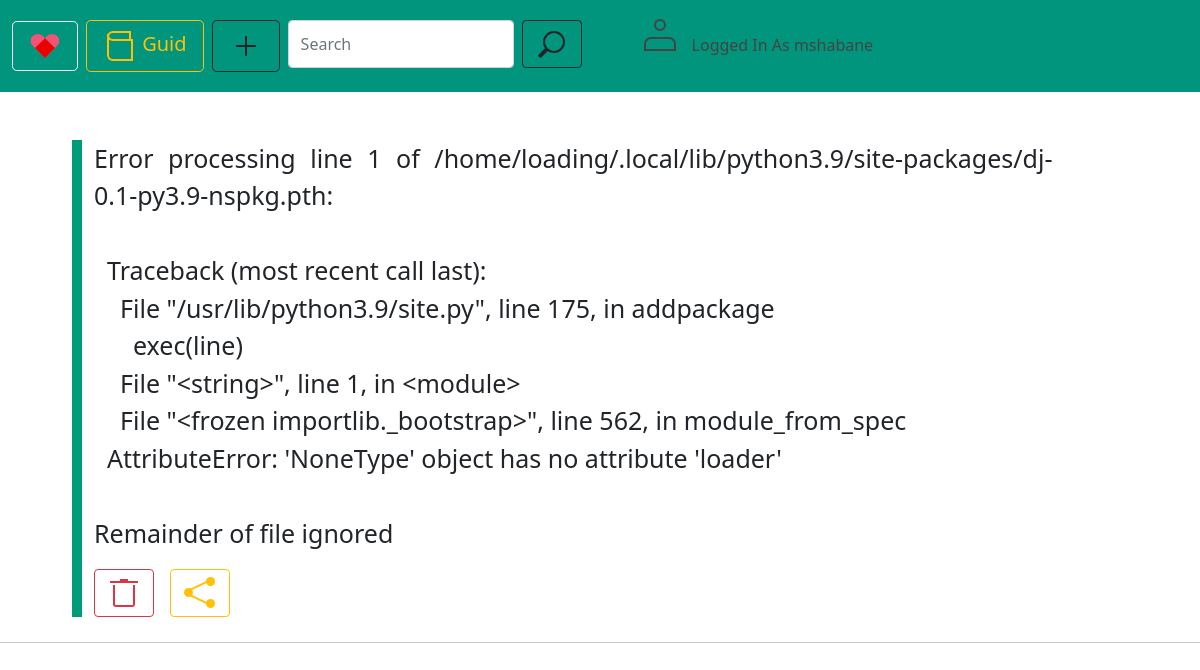
The page / (signed in) on the database as committed earlier.
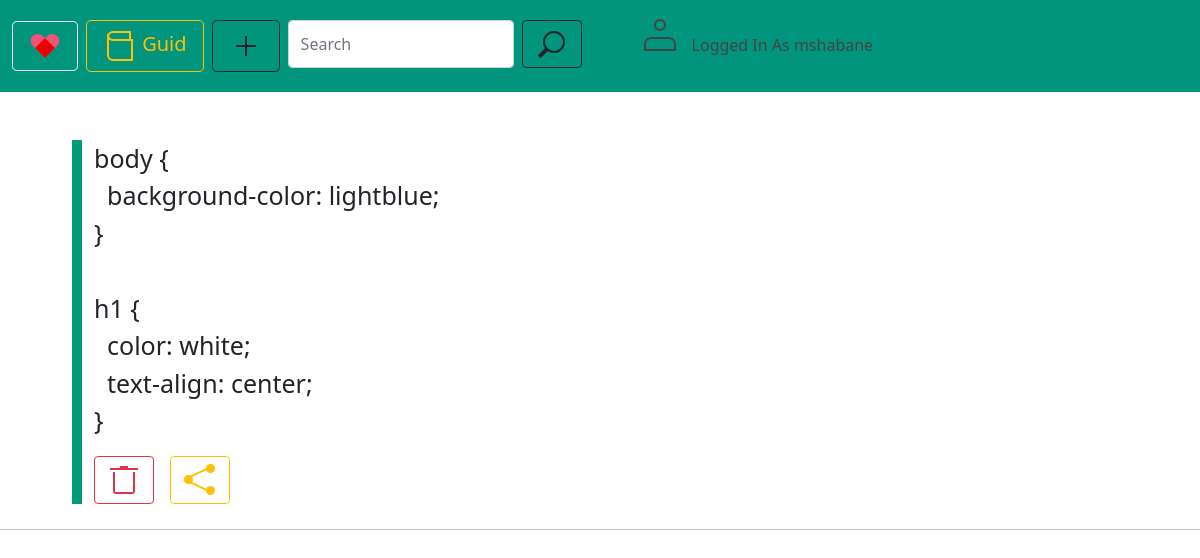
The same page on the database as committed later.
### clipboard/models.py (models this page shows)
class Clipboard(models.Model):
    text = models.TextField()
    author = models.ForeignKey(User, on_delete=CASCADE)
    link = models.CharField(max_length=6, null=True)
    def __str__(self) -> str:
        return self.text

### clipboard/views.py (the view)
# urls.py: path('', views.index),
def index(request):
    colors = [
        '#FF6F61;',
        '#6B5B95',
        '#009B77',
        '#DD4124',
        '#45B8AC',
        '#EFC050',
        '#7FCDCD',
    ]
    if(request.user.is_authenticated):
        text = Clipboard.objects.filter(author=request.user).order_by('-id')
    else:
            text = [
                "paste whatever you want",
            ]
    return render(request, 'index.html',
    {
        'text': text,
        'qcolor': colors[random.randint(0, len(colors)-1)]
    })

### clipboard/templates/index.html (shortened to what this page needs)
<html>
    <head>
        {% load static %}
        <link rel="stylesheet" href="{% static 'style/bootstrap/css/bootstrap.min.css' %}">
        <link rel="stylesheet" href="{% static 'style/clipboard.css' %}">
        <link rel="stylesheet" href="{% static 'style/icono.min.css' %}">
    </head>
    <body>
        <nav class="navbar" style="background-color: #01957d;">
            <div class="container-fluid justify-content-start">
                <a href="/support">
                    <button class="btn btn-outline-light me-2 btn-lg" type="button">
                    </button>
                </a>
                <a href="/guide">
                    <button type="button" class="btn btn-outline-warning me-2 btn-lg">
                        <span class="icono-book"></span>
                        Guid
                    </button>
                </a>
                <a href="/add">
                    <button type="button" class="btn btn-outline-dark me-2 btn-lg">
                        <span class="icono-plus"></span>
                    </button>
                </a>
                <form class="d-flex me-5 col-12 col-xl-3" style="margin-top: 1%;" method="GET" action="/search">
                    <input class="form-control me-2" type="text" placeholder="Search" name="text">
                    <button type="submit" class="btn btn-outline-dark"><span class="icono-search"></span></button>
                </form>
                <div class="navbar-nav justify-content-end me-1">
                    {% if user.is_authenticated %}
                    <a href="/logout" class="d-flex btn">
                        <span class="me-3 icono-user" style="color: #444444;"></span>
                        <p style="margin-top: 6%; color: #444444;">Logged In As {{ user.username }}</p>
                    </a>
                    {% else %}
                    <div class="d-flex">
                        <span class="me-3 icono-user" style="color: #444444;"></span>
                        <a style="margin-top: 6%; color: white;" href="{% url 'login' %}">Click To Log In</a>
                    </div>
                    {% endif %}
                </div>
            </div>
        </nav>
        {% for texts in text %}
        <div style="border-left-color: {{ qcolor }};" class="board col-10">
            <form method="POST">
            <p style="white-space: pre-wrap; word-wrap: break-word; text-align: justify; margin-right: 2%;">{{texts}}</p>
                <a class="btn btn-outline-danger" href="/action/delete?id={{texts.id}}">
                    <span class="icono-trash"></span>
                </a>
            <a href="/action/share?id={{ texts.id }}" style="margin-left: 1%;" type="submit" class="btn btn-outline-warning">
                <span class="icono-share"></span>
            </a>
            </form>
        </div>
        {% endfor %}
        <hr>
    </body>
</html>

### static/style/clipboard.css (style rules this page uses)
.board { padding-left: 1%; margin-left: 6%; margin-top: 4%; margin-bottom: 1%; background-color: #fff; border-left-style: solid; border-width: 10px; font-size: 25px; }

Rows that differ between the two databases and show on the page:
removed Clipboard: text "Error processing line 1 of /home/loading/.local/lib/python3.9/site-packages/dj-0.1-py3.9-nspkg.pth: Traceback (most recent call last): File \"/usr/lib/python3.9/site.py\", line 175, in addpackage exec(line) File \"<string>\", line 1, in <module> File \"<frozen importlib._bootstrap>\", line 562, in module_from_spec AttributeError: 'NoneType' object has no attribute 'loader' Remainder of file ignored"
added Clipboard: text "body { background-color: lightblue; } h1 { color: white; text-align: center; }"
